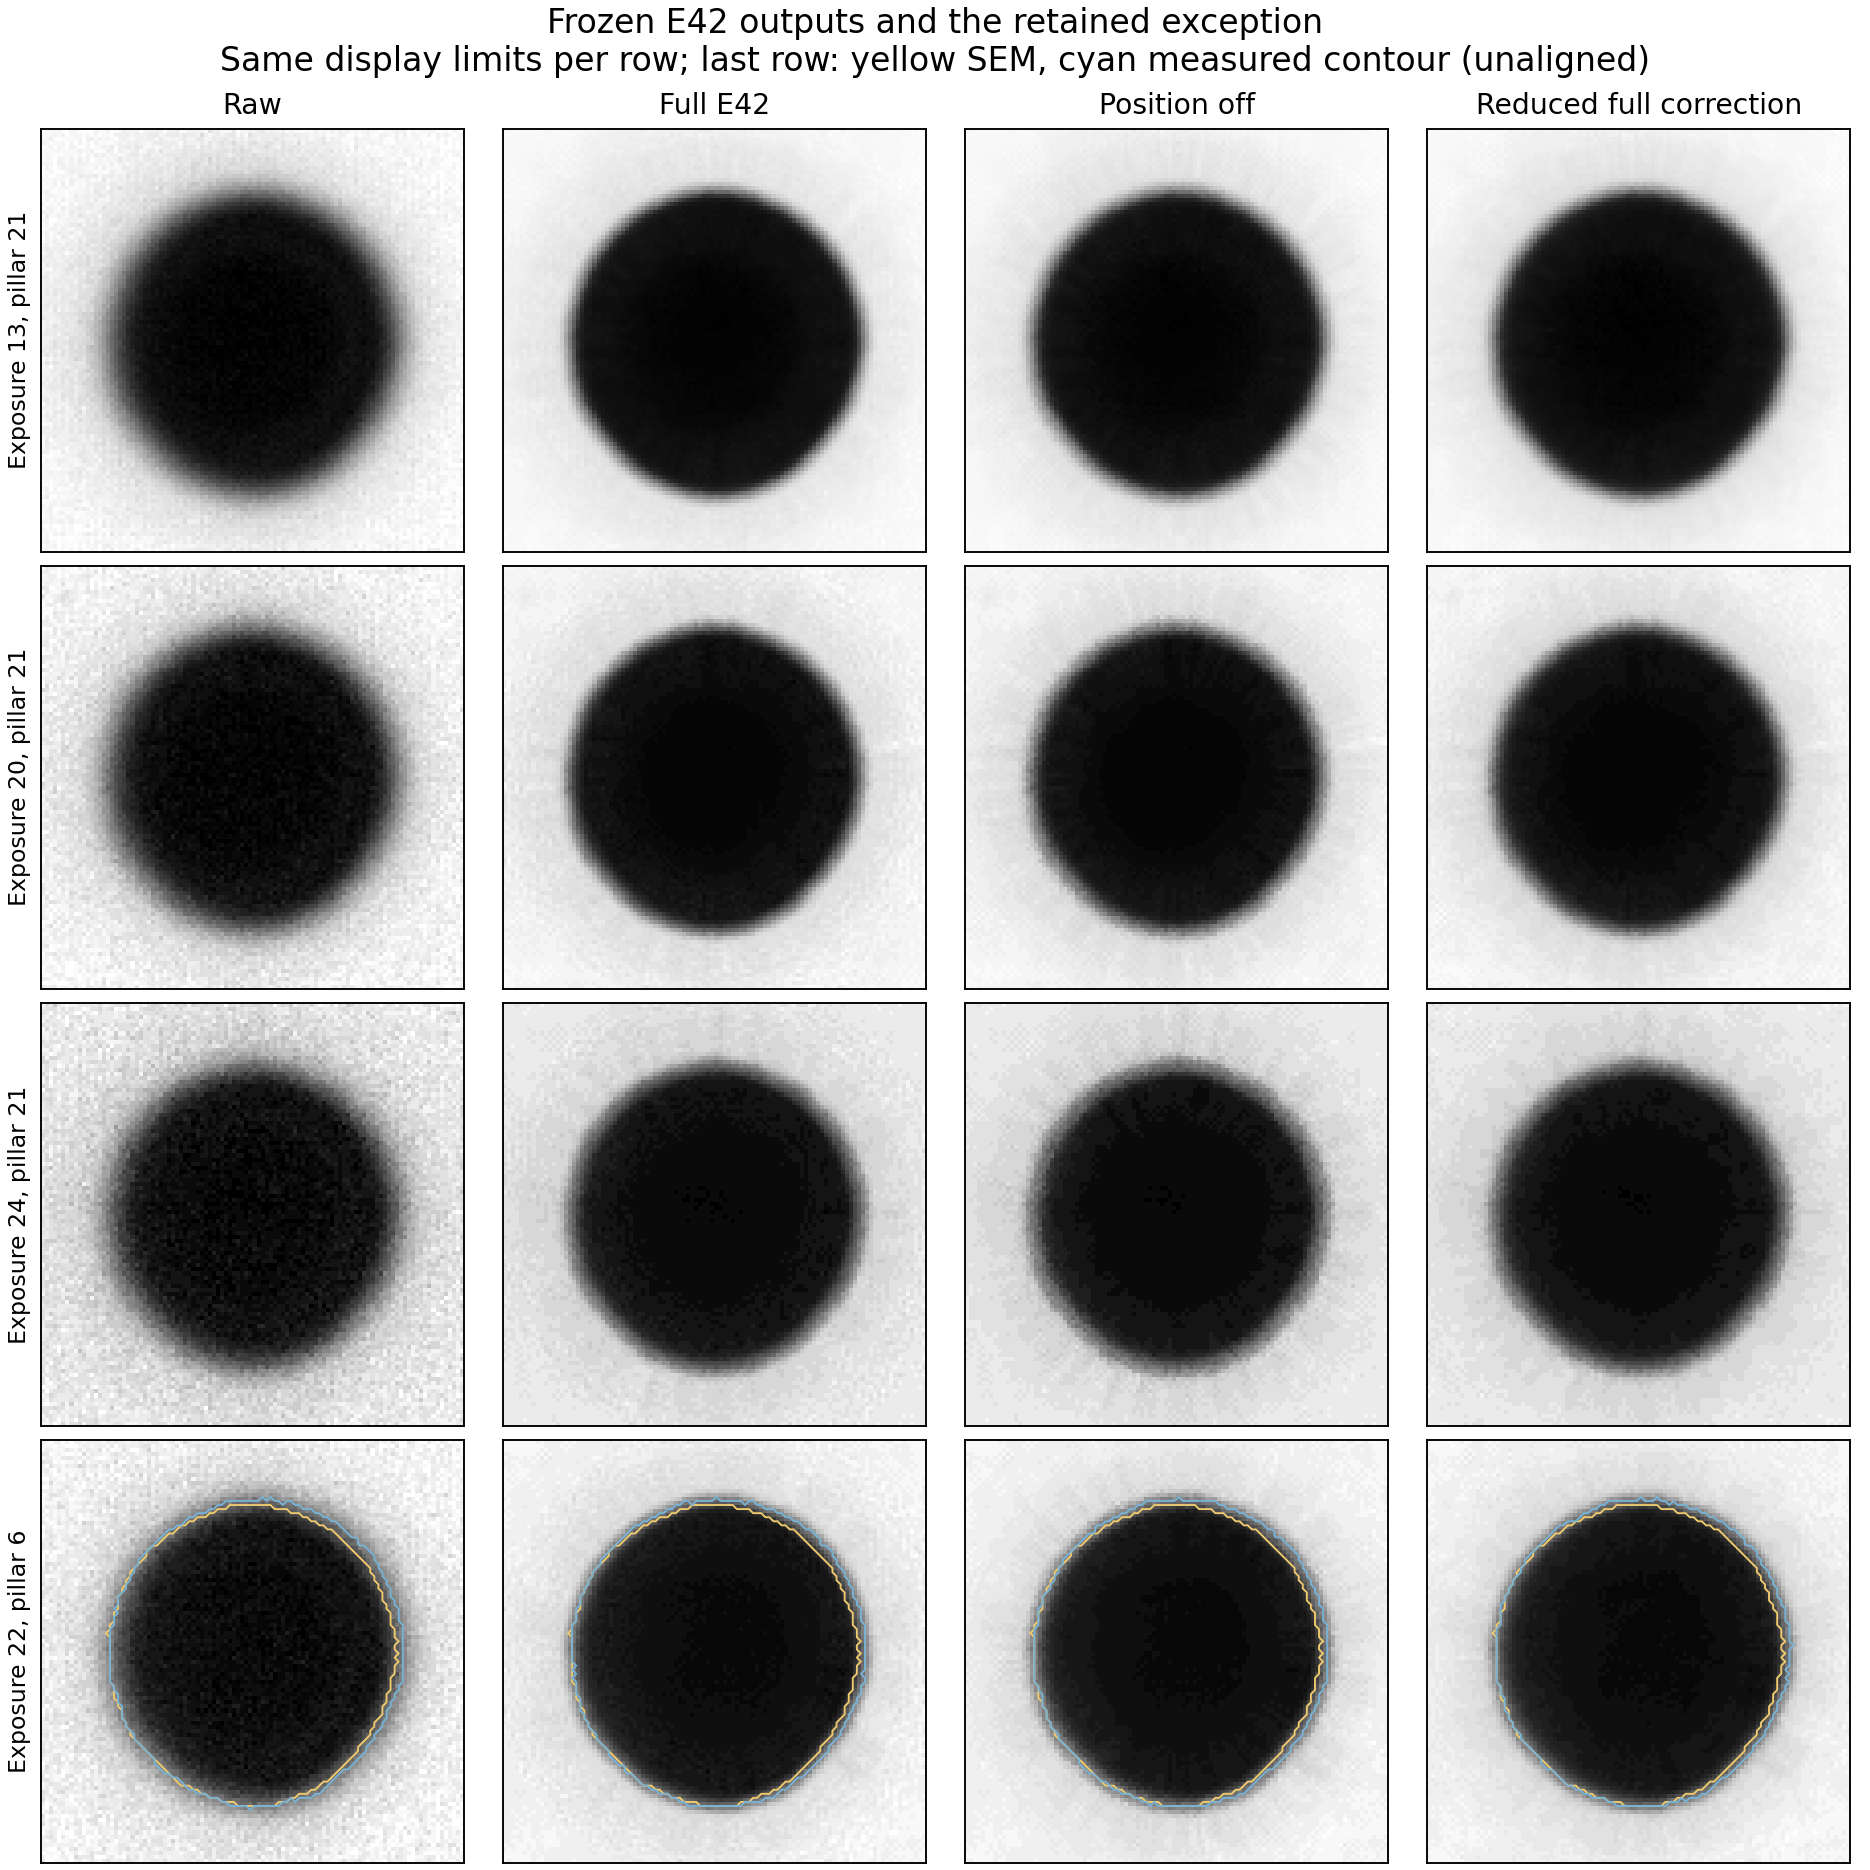

This chart was generated by the following Python code:
"""Show predeclared fixed-pillar examples and the sole adverse observation."""
from pathlib import Path
import json
import numpy as np
from scipy.io import loadmat
import matplotlib
matplotlib.use('Agg')
import matplotlib.pyplot as plt
OUT=Path(__file__).resolve().parent
data=loadmat(OUT/'measured_arrays.mat',variable_names=['cells','masks','truth_masks'])
examples=[(13,21,'Fixed pillar / exposure 13'),(20,21,'Fixed pillar / exposure 20'),
          (24,21,'Fixed pillar / exposure 24'),(22,6,'Only contour regression vs full')]
names=['Raw','Full E42','Position off','Reduced full correction']
fig,axes=plt.subplots(4,4,figsize=(11,11),layout='constrained')
for r,(exp,pillar,label) in enumerate(examples):
    raw=data['cells'][:,:,pillar-1,exp-13,0]
    lo,hi=np.percentile(raw,[1,99])
    for m in range(4):
        ax=axes[r,m];im=data['cells'][:,:,pillar-1,exp-13,m]
        ax.imshow(im,cmap='gray',vmin=lo,vmax=hi,interpolation='nearest')
        if r==3:
            ax.contour(data['truth_masks'][:,:,pillar-1],levels=[.5],colors=['#EFCA6E'],linewidths=.8)
            ax.contour(data['masks'][:,:,pillar-1,exp-13,m],levels=[.5],colors=['#78B2D4'],linewidths=.8)
        ax.set_xticks([]);ax.set_yticks([])
        if r==0:ax.set_title(names[m],fontsize=12)
        if m==0:ax.set_ylabel(f'Exposure {exp}, pillar {pillar}',fontsize=10)
fig.suptitle('Frozen E42 outputs and the retained exception\nSame display limits per row; last row: yellow SEM, cyan measured contour (unaligned)',fontsize=14)
fig.savefig(OUT/'review_examples.png',dpi=170)
plt.close(fig)
with (OUT/'visual_selection.json').open('x',encoding='utf-8') as f:
    json.dump({'examples':examples,'selection':'Pillar 21 is fixed; exposure 22 pillar 6 is the sole worse boundary observation and included intentionally, not excluded.'},f,indent=2)
